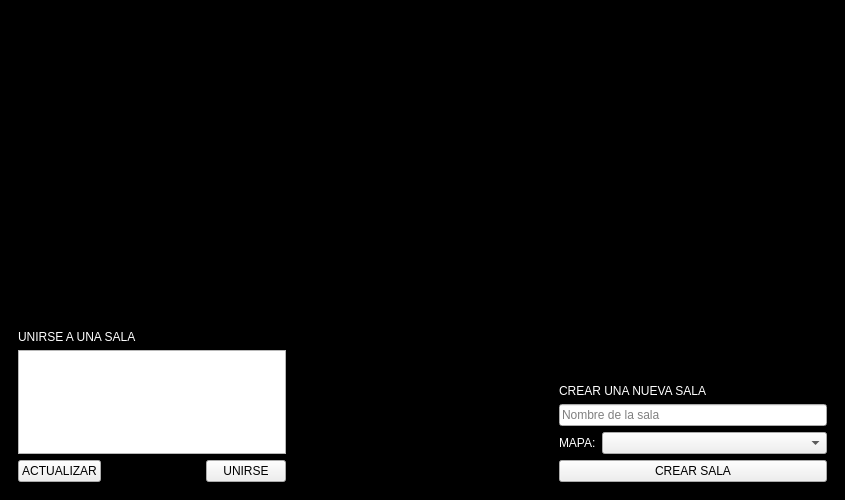
<?xml version="1.0" encoding="UTF-8"?>
<ui version="4.0">
 <class>LanzadorElegirSala</class>
 <widget class="QWidget" name="LanzadorElegirSala">
  <property name="geometry">
   <rect>
    <x>0</x>
    <y>0</y>
    <width>845</width>
    <height>500</height>
   </rect>
  </property>
  <property name="minimumSize">
   <size>
    <width>845</width>
    <height>500</height>
   </size>
  </property>
  <property name="windowTitle">
   <string>Dune Remake</string>
  </property>
  <property name="styleSheet">
   <string notr="true"/>
  </property>
  <layout class="QVBoxLayout" name="verticalLayout_2">
   <property name="spacing">
    <number>0</number>
   </property>
   <property name="leftMargin">
    <number>0</number>
   </property>
   <property name="topMargin">
    <number>0</number>
   </property>
   <property name="rightMargin">
    <number>0</number>
   </property>
   <property name="bottomMargin">
    <number>0</number>
   </property>
   <item>
    <widget class="QWidget" name="wxContenedor" native="true">
     <property name="styleSheet">
      <string notr="true">QWidget#wxContenedor {
 background-color: black;
 background-repeat: none;
 background-position: center;
 background-image: url(:/imgs/nuevos/dune.jpg);
}

QLabel {
 color: white;
}</string>
     </property>
     <layout class="QVBoxLayout" name="verticalLayout">
      <item>
       <spacer name="verticalSpacer">
        <property name="orientation">
         <enum>Qt::Vertical</enum>
        </property>
        <property name="sizeHint" stdset="0">
         <size>
          <width>20</width>
          <height>303</height>
         </size>
        </property>
       </spacer>
      </item>
      <item>
       <widget class="QWidget" name="horizontalWidget_2" native="true">
        <property name="sizePolicy">
         <sizepolicy hsizetype="Preferred" vsizetype="Preferred">
          <horstretch>20</horstretch>
          <verstretch>0</verstretch>
         </sizepolicy>
        </property>
        <property name="maximumSize">
         <size>
          <width>16777215</width>
          <height>170</height>
         </size>
        </property>
        <layout class="QHBoxLayout" name="horizontalLayout_5">
         <item>
          <layout class="QVBoxLayout" name="verticalLayout_3">
           <item>
            <layout class="QGridLayout" name="gridLayout">
             <item row="2" column="0">
              <widget class="QListWidget" name="listSalasDisponibles">
               <property name="enabled">
                <bool>true</bool>
               </property>
              </widget>
             </item>
             <item row="1" column="0">
              <widget class="QLabel" name="label_7">
               <property name="text">
                <string>UNIRSE A UNA SALA</string>
               </property>
              </widget>
             </item>
            </layout>
           </item>
           <item>
            <layout class="QHBoxLayout" name="horizontalLayout_4">
             <item>
              <widget class="QPushButton" name="btnActualizar">
               <property name="enabled">
                <bool>true</bool>
               </property>
               <property name="text">
                <string>ACTUALIZAR</string>
               </property>
              </widget>
             </item>
             <item>
              <spacer name="horizontalSpacer">
               <property name="orientation">
                <enum>Qt::Horizontal</enum>
               </property>
               <property name="sizeHint" stdset="0">
                <size>
                 <width>40</width>
                 <height>20</height>
                </size>
               </property>
              </spacer>
             </item>
             <item>
              <widget class="QPushButton" name="btnUnirse">
               <property name="enabled">
                <bool>true</bool>
               </property>
               <property name="text">
                <string>UNIRSE</string>
               </property>
              </widget>
             </item>
            </layout>
           </item>
          </layout>
         </item>
         <item>
          <spacer name="horizontalSpacer_2">
           <property name="orientation">
            <enum>Qt::Horizontal</enum>
           </property>
           <property name="sizeHint" stdset="0">
            <size>
             <width>40</width>
             <height>20</height>
            </size>
           </property>
          </spacer>
         </item>
         <item>
          <layout class="QVBoxLayout" name="verticalLayout_4">
           <item>
            <layout class="QGridLayout" name="gridLayout_2">
             <item row="0" column="0" alignment="Qt::AlignBottom">
              <widget class="QLabel" name="label_9">
               <property name="sizePolicy">
                <sizepolicy hsizetype="Preferred" vsizetype="Preferred">
                 <horstretch>0</horstretch>
                 <verstretch>5</verstretch>
                </sizepolicy>
               </property>
               <property name="text">
                <string>CREAR UNA NUEVA SALA</string>
               </property>
              </widget>
             </item>
             <item row="1" column="0">
              <widget class="QLineEdit" name="txtNombreSala">
               <property name="enabled">
                <bool>true</bool>
               </property>
               <property name="sizePolicy">
                <sizepolicy hsizetype="Expanding" vsizetype="Fixed">
                 <horstretch>0</horstretch>
                 <verstretch>95</verstretch>
                </sizepolicy>
               </property>
               <property name="placeholderText">
                <string>Nombre de la sala</string>
               </property>
              </widget>
             </item>
            </layout>
           </item>
           <item>
            <layout class="QGridLayout" name="gridLayout_3">
             <item row="0" column="0">
              <widget class="QLabel" name="label_15">
               <property name="sizePolicy">
                <sizepolicy hsizetype="Preferred" vsizetype="Preferred">
                 <horstretch>10</horstretch>
                 <verstretch>0</verstretch>
                </sizepolicy>
               </property>
               <property name="text">
                <string>MAPA:</string>
               </property>
              </widget>
             </item>
             <item row="0" column="1">
              <widget class="QComboBox" name="cbMapas">
               <property name="enabled">
                <bool>true</bool>
               </property>
               <property name="sizePolicy">
                <sizepolicy hsizetype="Preferred" vsizetype="Fixed">
                 <horstretch>90</horstretch>
                 <verstretch>0</verstretch>
                </sizepolicy>
               </property>
              </widget>
             </item>
            </layout>
           </item>
           <item>
            <widget class="QPushButton" name="btnCrearSala">
             <property name="enabled">
              <bool>true</bool>
             </property>
             <property name="text">
              <string>CREAR SALA</string>
             </property>
            </widget>
           </item>
          </layout>
         </item>
        </layout>
       </widget>
      </item>
     </layout>
    </widget>
   </item>
  </layout>
 </widget>
 <resources>
  <include location="../../../data/rc-cliente/recursos.qrc"/>
 </resources>
 <connections/>
</ui>
